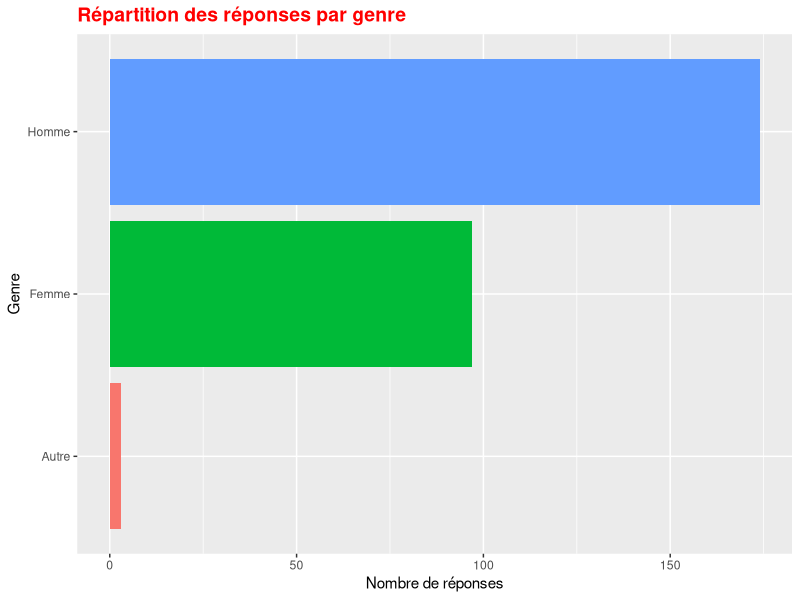
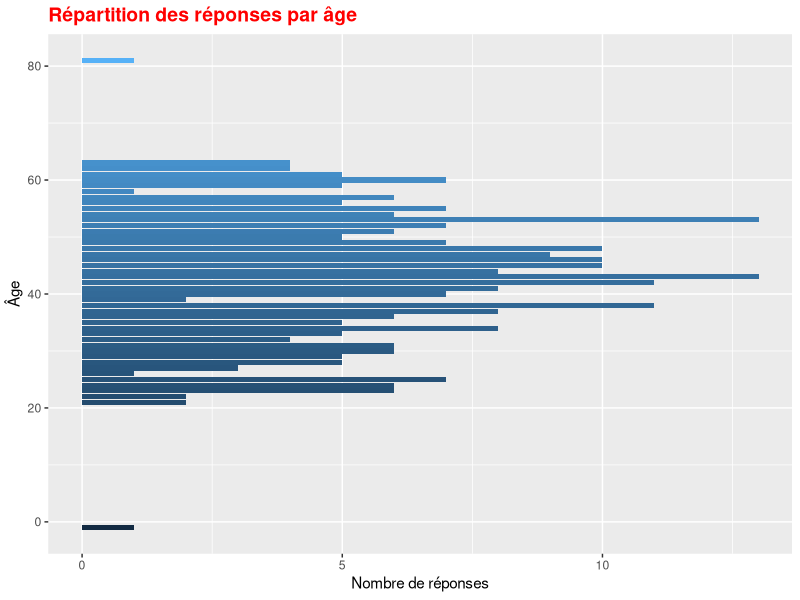
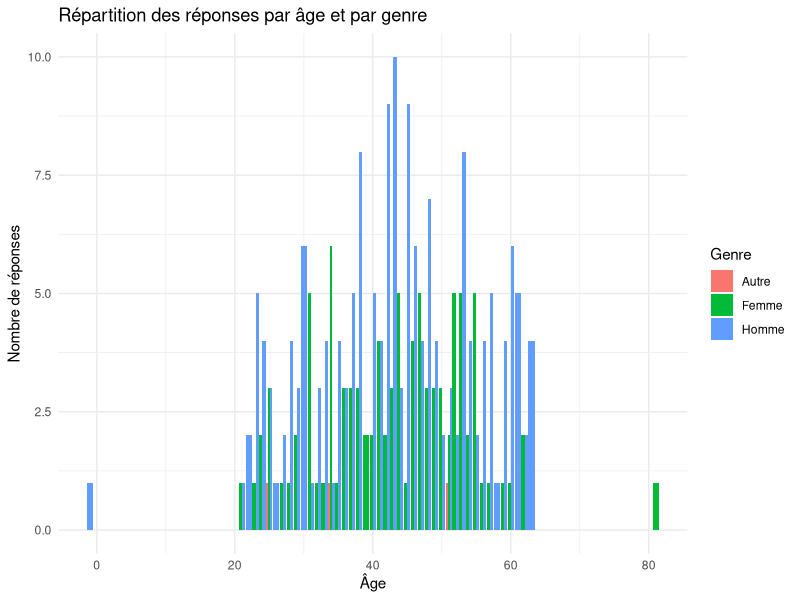

Source code (R) for these figures, in order:
## ---- chunk 1
# Chargement des packages
library(tidyverse)
library(readr)

# Lecture du fichier CSV
donnees <- read_csv("data/results-survey337264.csv", show_col_types = FALSE)%>%
  drop_na(`Date de soumission`)
## ---- chunk 2
#| echo: false
donnees %>%
  count(`Quel est votre genre ?  Veuillez cocher une case`) %>%
  ggplot(aes(x = reorder(`Quel est votre genre ?  Veuillez cocher une case`, n), y = n, fill = `Quel est votre genre ?  Veuillez cocher une case`)) +
  geom_col(show.legend = FALSE) +
  coord_flip() +
  labs(title = "Répartition des réponses par genre", x = "Genre", y = "Nombre de réponses") +
  theme(plot.title = element_text(color = "red", size = 14, face = "bold"))
## ---- chunk 3
#| echo: false
donnees %>%
  count(`Quel est votre âge ?`) %>%
  ggplot(aes(x = `Quel est votre âge ?`, y = n, fill = `Quel est votre âge ?`)) +
  geom_col(show.legend = FALSE) +
  coord_flip() +
  labs(
    title = "Répartition des réponses par âge",
    x = "Âge",
    y = "Nombre de réponses"
  ) +
  theme(
    plot.title = element_text(color = "red", size = 14, face = "bold")
  )
## ---- chunk 4
#| echo: false
#| message: false
#| warning: false
donnees_age_genre <- donnees %>%
  rename(Genre = `Quel est votre genre ?  Veuillez cocher une case`) %>%
  count(`Quel est votre âge ?`, Genre)

# Étape 2 : faire le graphique
ggplot(donnees_age_genre, aes(x = `Quel est votre âge ?`, y = n, fill = Genre)) +
  geom_col(position = "dodge") +
  labs(
    title = "Répartition des réponses par âge et par genre",
    y = "Nombre de réponses",
    x = "Âge"
  ) +
  theme_minimal()
